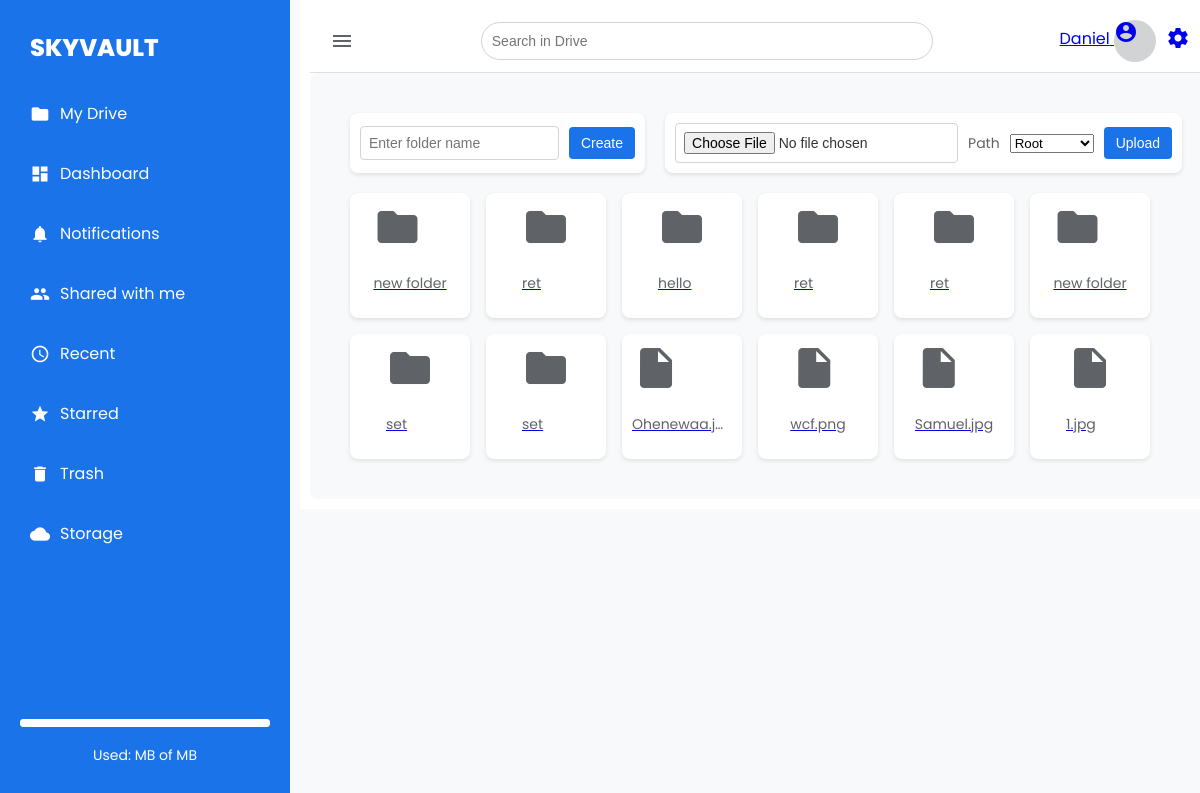
Before: /vault/ (signed in) with the older database file.
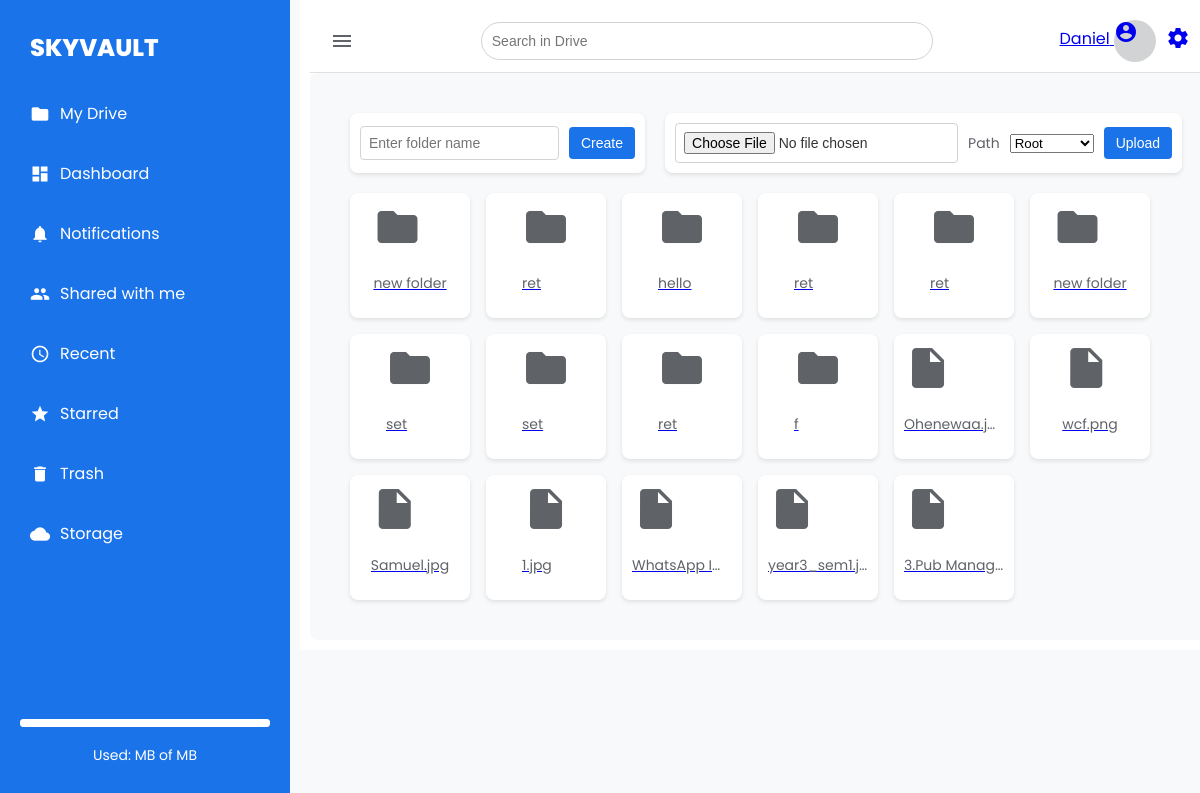
After: the same page with the newer database file.
### vault/models.py (models this page shows, shortened)
class Folder(models.Model):
    user = models.ForeignKey(User, on_delete=models.CASCADE)
    name = models.CharField(max_length=255)
    trashed = models.BooleanField(default=False)
    parent_folder = models.ForeignKey('self', on_delete=models.CASCADE, blank=True, null=True, related_name='subfolders')
    created_at = models.DateTimeField(auto_now_add=True)

class File(models.Model):
    user = models.ForeignKey(User, on_delete=models.CASCADE)
    folder = models.ForeignKey(Folder, on_delete=models.CASCADE, blank=True, null=True, related_name='files')
    name = models.CharField(max_length=255)
    uploaded_file = models.FileField(upload_to='user_files/')
    size = models.PositiveIntegerField()  # Size in bytes
    trashed = models.BooleanField(default=False)
    shared_with = models.ManyToManyField(User, related_name='shared_files', blank=True)
    created_at = models.DateTimeField(auto_now_add=True)
    starred = models.BooleanField(default=False)

### vault/views.py (the view, shortened to what this page needs)
# urls.py: path("", views.vault_home, name="vault_home"),
@login_required
def vault_home(request):
    folders = Folder.objects.filter(user=request.user, parent_folder__isnull=True, trashed=False)
    files = File.objects.filter(user=request.user, folder__isnull=True, trashed=False)
    folder_form = FolderForm()
    file_form = FileUploadForm()
    return render(request, 'vault/vault.html', {
        'folders': folders,
        'files': files,
        'folder_form': folder_form,
        'file_form': file_form,
    })

### vault/forms.py
class FolderForm(forms.ModelForm):
    class Meta:
        model = Folder
        fields = ['name']

class FileUploadForm(forms.ModelForm):
    class Meta:
        model = File
        fields = ['uploaded_file']

### vault/templatetags/custom_filters.py (called while the page is built)
@register.filter
def endswith(value, arg):
    return value.lower().endswith(arg.split(','))

### templates/vault/vault.html (shortened to what this page needs)
{% extends 'base.html' %}
{% load static %}
{% load custom_filters %}
{% block content %}
<div class="drive-container">
    <div class="drive-header" data-folder-id="{{ folder.id|default_if_none:'' }}">
        <form method="post" action="{% url 'create_folder' %}" enctype="multipart/form-data">
            <input type="text" name="folder_name" id="folder_name" placeholder="Enter folder name" required>
            <button type="submit">Create</button>
        </form>
        <form method="post" action="{% url 'upload_file' %}" enctype="multipart/form-data">
            <input type="file" name="uploaded_file" id="uploaded-file" required>
            <label for="folder">Path</label>
            <select name="folder_id" id="folder">
                <option value="">Root</option>
            </select>
            <button type="submit">Upload</button>
        </form>
    </div>
    {% include "vault/_file_grid.html" with folders=folders files=files %}
</div>
{% endblock %}

### templates/vault/_file_grid.html
{% load custom_filters %}
<div class="file-grid">
  {% for folder in folders %}
  <div class="file-item" data-id="{{ folder.id }}" data-type="folder">
      <a href="{% url 'view_folder' folder.id %}">
          <span class="material-icons">folder</span>
          <p>{{ folder.name }}</p>
      </a>
  </div>
  {% endfor %}
  {% for file in files %}
  <div class="file-item" data-id="{{ file.id }}" data-type="file">
      <a href="{% url 'open_file' file.id %}">
          {% if file.uploaded_file.name|endswith:".jpg" or file.uploaded_file.name|endswith:".png" %}
              <img src="{{ file.uploaded_file.url }}" alt="{{ file.name }}" class="file-icon">
          {% else %}
              <span class="material-icons">insert_drive_file</span>
          {% endif %}
          <p>{{ file.name }}</p>
      </a>
  </div>
  {% endfor %}
</div>

Changed rows visible on the page:
added Folder: name "ret"
added Folder: name "f"
added File: name "WhatsApp I…"
added File: name "year3_sem1.j…"
added File: name "3.Pub Manag…"
